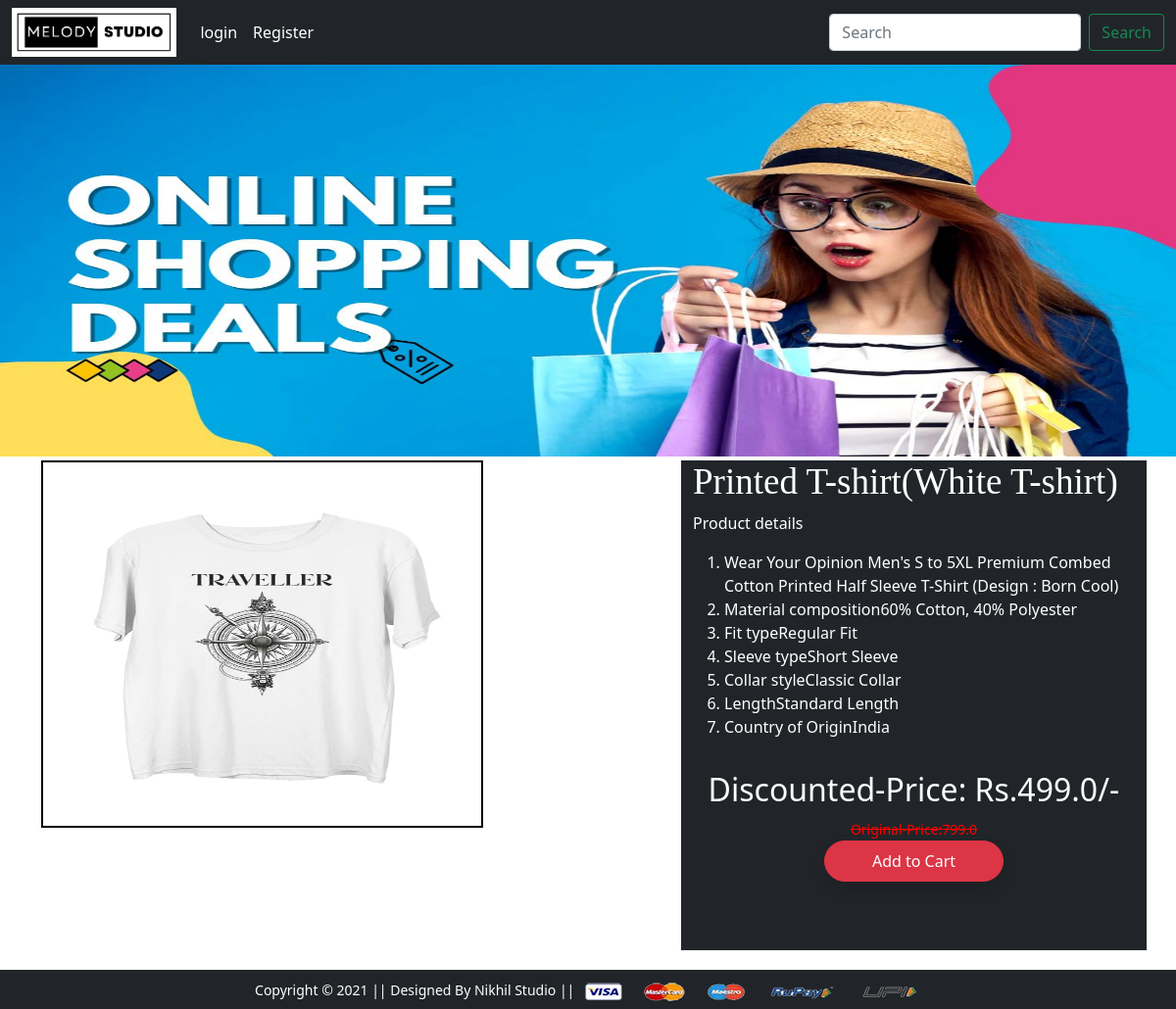
/productdetails/9, run on the app's committed database.
### melodyapp/models.py (models this page shows, shortened)
class Product(models.Model):
    title=models.CharField(max_length=100)
    selling_price=models.FloatField()
    discounted_price=models.FloatField()
    description=models.TextField()
    category=models.CharField(choices=CATEGORY_CHOICES,max_length=3)
    size=models.CharField(choices=SIZE_CHOICES,max_length=3)
    product_image=models.ImageField(upload_to='product')

### melodyapp/views.py (the view)
# urls.py: path('productdetails/<int:pk>',views.Product_details.as_view(),name="product-details"),
class Product_details(View):
    def get(self,request,pk):
       totalitem=0
       if request.user.is_authenticated:
           totalitem=len(Cart.objects.filter(user=request.user))
       product=Product.objects.get(pk=pk)
       return render(request,'product_details.html',locals())

### template/product_details.html (shortened to what this page needs)
{% extends "base.html" %}
{% load static %}
{% block banner_slider %}
<div id="carouselExampleControls" class="carousel slide" data-bs-ride="carousel" data-bs-interval="2000">
    <div class="carousel-inner">
      <div class="carousel-item active">
        <img src="{% static 'image/banner/mark.jpg' %}" class="d-block w-100" alt="..." height="400">
      </div>
    </div>
  </div>
{% endblock banner_slider %}
{% block main-content %}
    <div class="container">
        <div class="row flex justify-content-between">
            <div class="img2 col-lg-5" style="height: 500px;">
                <img src="{{product.product_image.url}}" style="border: 2px solid black;"  class="image col-xs-6 col-sm-12 col-lg-12 mt-1 text-sm-center w-100 h-75 " alt="">
            </div>
            <div class="productdetails col-lg-5 my-1 bg-dark " style="height: 500px;">
                <h1 style="font-family: Georgia; font-size: 37px;color: white;">{{product.title}}</h1>
                <p style="color: white;">
                    Product details
                    <ol type="square">
                        <li style="color: white;">{{product.description}}</li>
                        <li style="color: white;">Material composition60% Cotton, 40% Polyester</li>
                        <li style="color: white;">Fit typeRegular Fit</li>
                        <li style="color: white;">Sleeve typeShort Sleeve</li>
                        <li style="color: white;">Collar styleClassic Collar</li>
                        <li style="color: white;">LengthStandard Length</li>
                        <li style="color: white;">Country of OriginIndia</li>
                    </ol>
                </p>
                <hr>
                <h2 style="color: white;" class="text-center">Discounted-Price: Rs.{{product.discounted_price}}/-</h2>
                <div style="text-align: center;">
                    <small style="color: red;" class="fw-light text-decoration-line-through">Original-Price:{{product.selling_price}}</small>
                </div>
                <form action="/add-to-cart" class="d-inline">
                        <div style="display: flex; justify-content: center;">
                            <button type="submit" class="btn btn-danger shadow px-5 py-2" style="border-radius: 50px;">
                                     Add to Cart
                            </button>
                        </div>
                </form>
            </div>
        </div>
    </div>
{% endblock main-content %}

### data on the page
Product: product_image (picture), title "Printed T-shirt(White T-shirt)", description "Wear Your Opinion Men's S to 5XL Premium Combed Cotton Printed Half Sleeve T-Shirt (Design : Born Cool)", discounted_price "499.0", selling_price "799.0"
